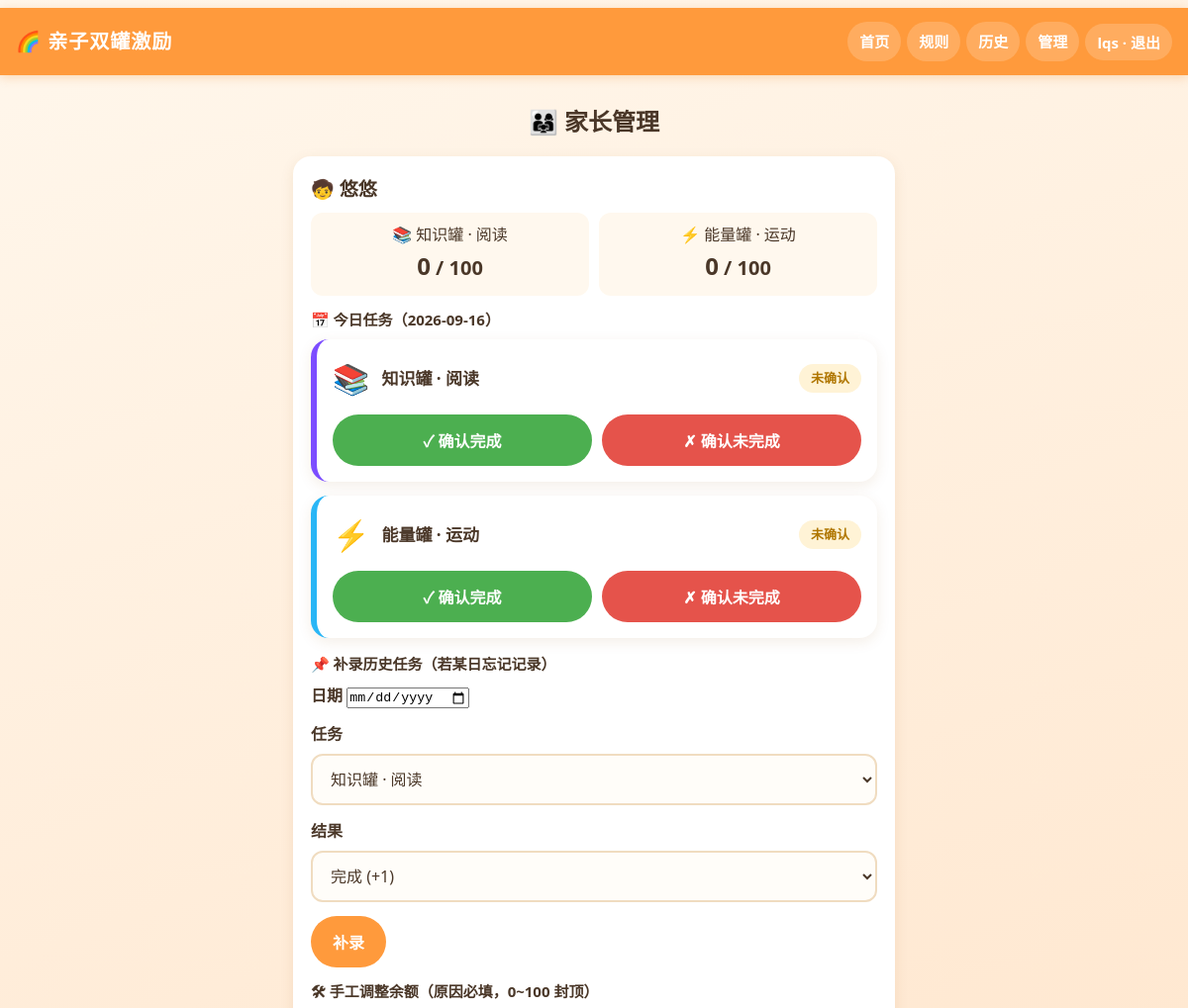
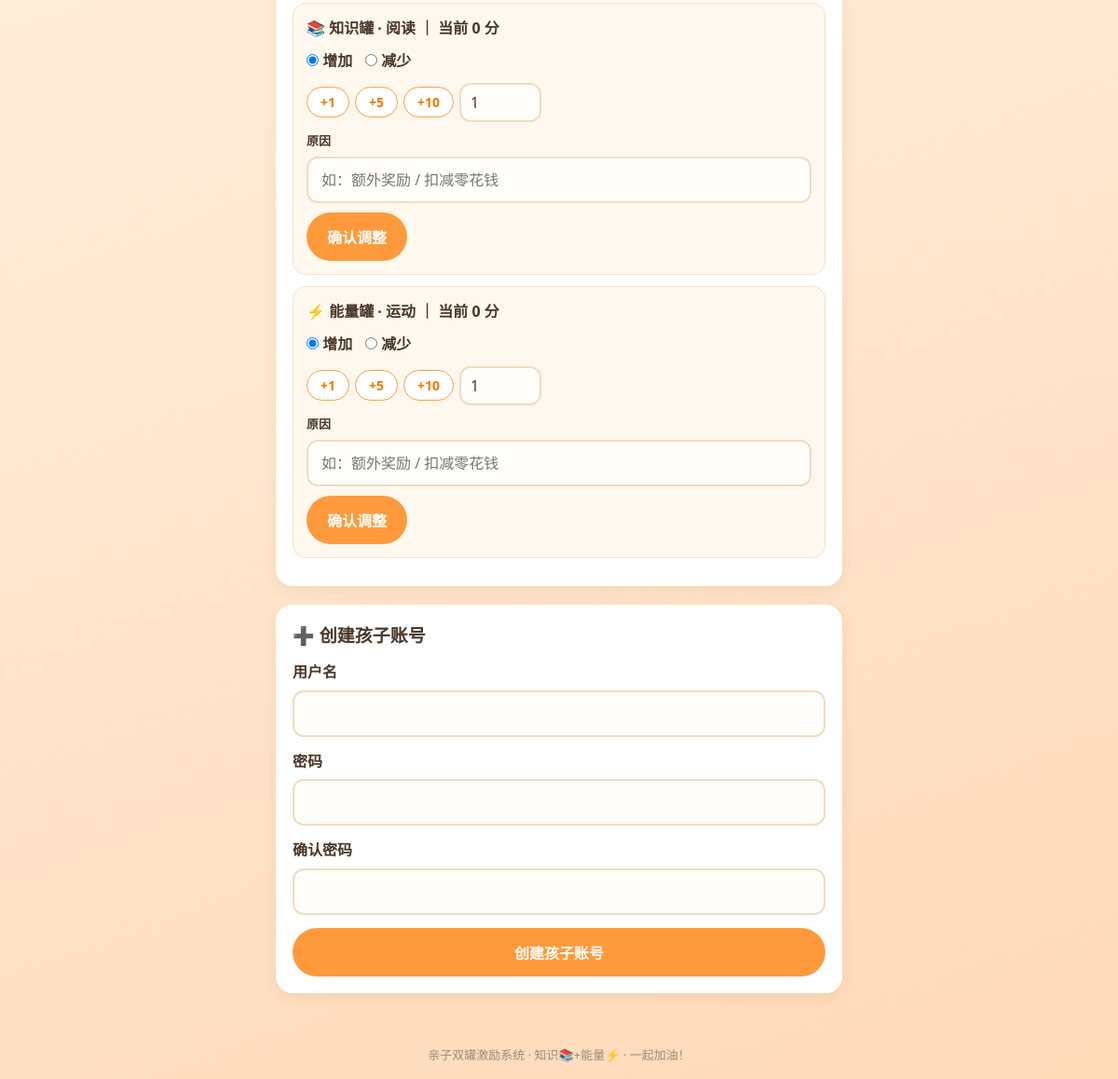
The app's page /parent (signed in) with its own data (2 pictures, top to bottom).
### tables this page shows
CREATE TABLE users (
  id            INTEGER PRIMARY KEY AUTOINCREMENT,
  username      TEXT NOT NULL UNIQUE,
  password_hash TEXT NOT NULL,
  role          TEXT NOT NULL CHECK(role IN ('parent','child')),
  created_at    TEXT NOT NULL DEFAULT (datetime('now','localtime'))
);

CREATE TABLE jars (
  id           INTEGER PRIMARY KEY AUTOINCREMENT,
  user_id      INTEGER NOT NULL REFERENCES users(id),
  jar_type     TEXT NOT NULL CHECK(jar_type IN ('knowledge','energy')),
  balance      INTEGER NOT NULL DEFAULT 0,
  max_balance  INTEGER NOT NULL DEFAULT 100,
  updated_at   TEXT NOT NULL DEFAULT (datetime('now','localtime')),
  UNIQUE(user_id, jar_type)
);

### app.py (the view)
    @app.route("/parent")
    @parent_required
    def parent():
        conn = get_db()
        children = conn.execute(
            "SELECT * FROM users WHERE role='child' ORDER BY id"
        ).fetchall()
        rows = []
        date = today_str()
        for c in children:
            entry = {"child": c, "jars": {}, "tasks": {}}
            for jt in JAR_TYPES:
                entry["jars"][jt] = get_jar(c["id"], jt)
                t = conn.execute(
                    "SELECT * FROM daily_tasks WHERE user_id=? AND task_date=? AND task_type=?",
                    (c["id"], date, jt),
                ).fetchone()
                entry["tasks"][jt] = t
            rows.append(entry)
        return render_template("parent.html", children=children, rows=rows,
                               today=date, task_meta=TASK_META,
                               status_names=STATUS_NAMES, max_balance=MAX_BALANCE)

### app.py (called while the page is built)
def today_str() -> str:
    return datetime.now().strftime("%Y-%m-%d")

def get_jar(uid: int, jar_type: str):
    row = get_db().execute(
        "SELECT * FROM jars WHERE user_id=? AND jar_type=?", (uid, jar_type)
    ).fetchone()
    if row is None:
        return {"user_id": uid, "jar_type": jar_type, "balance": 0,
                "max_balance": MAX_BALANCE}
    return row

def parent_required(f):
    @wraps(f)
    def wrapper(*args, **kwargs):
        if "user_id" not in session or session.get("role") != "parent":
            abort(403)
        return f(*args, **kwargs)
    return wrapper

### database.py (called while the page is built)
def connect_db(db_path=None):
    if db_path is None:
        db_path = current_app.config["DATABASE"]
    conn = sqlite3.connect(db_path)
    conn.row_factory = sqlite3.Row
    conn.execute("PRAGMA foreign_keys = ON")
    return conn

def get_db():
    if "db" not in g:
        g.db = connect_db()
    return g.db

### templates/parent.html (shortened to what this page needs)
{% extends "base.html" %}
{% block content %}
<h1 class="page-title">👨‍👩‍👧 家长管理</h1>
{% for row in rows %}
<section class="child-manage">
  <h2>🧒 {{ row['child']['username'] }}</h2>
  <div class="jars-mini">
    {% for jt in task_meta %}
    <div class="mini">
      <div>{{ task_meta[jt]['emoji'] }} {{ task_meta[jt]['name'] }}</div>
      <div class="n">{{ row['jars'][jt]['balance'] }}<small> / {{ max_balance }}</small></div>
    </div>
    {% endfor %}
  </div>
  <div class="sub-title">📅 今日任务（{{ today }}）</div>
  {% for jt in task_meta %}
  {% set t = row['tasks'][jt] %}
  <div class="task-card task-{{ jt }}">
    <div class="task-line">
      <span class="task-emoji">{{ task_meta[jt]['emoji'] }}</span>
      <div class="task-info">
        <div class="task-title">{{ task_meta[jt]['name'] }}</div>
      </div>
      {% if t %}
        <span class="status-badge status-{{ t['status'] }}">{{ status_names[t['status']] }}</span>
      {% else %}
        <span class="status-badge status-pending">未确认</span>
      {% endif %}
    </div>
    {% if t and t['status'] != 'pending' %}
    <div class="task-note">已确认（{{ status_names[t['status']] }}）。点错可修改当天结果：</div>
    <div class="task-actions">
      <form method="post" action="{{ url_for('task_modify') }}">
        <input type="hidden" name="_csrf" value="{{ session.get('_csrf', '') }}">
        <input type="hidden" name="user_id" value="{{ row['child']['id'] }}">
        <input type="hidden" name="task_type" value="{{ jt }}">
        <input type="hidden" name="to" value="completed">
        <button type="submit" class="btn btn-ok">✓ 改为完成</button>
      </form>
      <form method="post" action="{{ url_for('task_modify') }}"
            data-confirm="确定要把该任务改为「未完成」吗？系统会自动扣减差额。">
        <input type="hidden" name="_csrf" value="{{ session.get('_csrf', '') }}">
        <input type="hidden" name="user_id" value="{{ row['child']['id'] }}">
        <input type="hidden" name="task_type" value="{{ jt }}">
        <input type="hidden" name="to" value="failed">
        <button type="submit" class="btn btn-fail">✗ 改为未完成</button>
      </form>
    </div>
    {% else %}
    <div class="task-actions">
      <form method="post" action="{{ url_for('task_confirm') }}">
        <button type="submit" class="btn btn-ok">✓ 确认完成</button>
      </form>
      <form method="post" action="{{ url_for('task_confirm') }}">
        <button type="submit" class="btn btn-fail">✗ 确认未完成</button>
      </form>
    </div>
    {% endif %}
  </div>
  {% endfor %}
  <div class="sub-title">📌 补录历史任务（若某日忘记记录）</div>
  <form method="post" action="{{ url_for('parent_backfill') }}" class="form backfill-inline">
    <label>日期
      <input type="date" name="task_date" required>
    </label>
    <label>任务
      <select name="task_type">
        {% for jt in task_meta %}
        <option value="{{ jt }}">{{ task_meta[jt]['name'] }}</option>
        {% endfor %}
      </select>
    </label>
    <label>结果
      <select name="result">
        <option value="completed">完成 (+1)</option>
      </select>
    </label>
    <button type="submit" class="btn btn-primary">补录</button>
  </form>
  <div class="sub-title">🛠 手工调整余额（原因必填，0~100 封顶）</div>
  {% for jt in task_meta %}
  <div class="adjust-block">
    <div class="adjust-head">{{ task_meta[jt]['emoji'] }} {{ task_meta[jt]['name'] }} ｜ 当前 {{ row['jars'][jt]['balance'] }} 分</div>
    <form method="post" action="{{ url_for('jar_adjust') }}" class="form adjust-inline">
      <span class="radios">
        <label class="radio-inline"><input type="radio" name="action" value="add" checked> 增加</label>
        <label class="radio-inline"><input type="radio" name="action" value="sub"> 减少</label>
      </span>
      <span class="chips">
        <button type="button" class="chip" data-amount="1">+1</button>
        <button type="button" class="chip" data-amount="5">+5</button>
        <button type="button" class="chip" data-amount="10">+10</button>
        <input type="number" name="amount" class="amt-input" min="1" max="100" value="1" required>
      </span>
      <label class="reason-line">原因
        <input type="text" name="reason" placeholder="如：额外奖励 / 扣减零花钱" required>
      </label>
      <button type="submit" class="btn btn-primary">确认调整</button>
    </form>
  </div>
  {% endfor %}
</section>
{% else %}
<div class="empty-state">
  <div class="empty-emoji">🧸</div>
  <h2>还没有孩子账号</h2>
  <p>先创建一个孩子账号，孩子登录后即可攒分提现。</p>
</div>
{% endfor %}
<section class="create-child">
  <h2>➕ 创建孩子账号</h2>
  <form method="post" action="{{ url_for('create_child') }}" class="form">
    <label>用户名
      <input type="text" name="username" required>
    </label>
    <label>密码
      <input type="password" name="password" required autocomplete="new-password">
    </label>
    <label>确认密码
      <input type="password" name="password2" required autocomplete="new-password">
    </label>
    <button type="submit" class="btn btn-primary btn-block">创建孩子账号</button>
  </form>
</section>
{% endblock %}

### static/style.css (style rules this page uses)
:root { --bg: #fff7ec; --card: #ffffff; --primary: #ff9a3c; --primary-dark: #f07800; --ok: #4caf50; --fail: #e5534b; --text: #4a3728; --muted: #9b8c7c; --radius: 18px; }
* { box-sizing: border-box; margin: 0; padding: 0; }
html, body { max-width: 100%; overflow-x: hidden; }
body { font-family: "PingFang SC", "Hiragino Sans GB", "Microsoft YaHei", system-ui, sans-serif; background: linear-gradient(160deg, #fff7ec 0%, #ffe7cf 60%, #ffd9b8 100%); color: var(--text); font-size: 16px; line-height: 1.6; min-height: 100vh; display: flex; flex-direction: column; }
.page-title { font-size: 24px; margin: 8px 0 16px; text-align: center; }
.btn { display: inline-block; border: none; border-radius: 999px; padding: 14px 22px; min-height: 48px; font-size: 16px; font-weight: 700; cursor: pointer; text-decoration: none; text-align: center; color: #fff; background: var(--primary); font-family: inherit; }
.btn-primary { background: var(--primary); }
.btn-ok { background: var(--ok); }
.btn-fail { background: var(--fail); }
.btn-block { width: 100%; }
.form label { display: block; margin-bottom: 14px; font-weight: 600; }
.form input[type="text"], .form input[type="password"], .form input[type="number"], .form select, .form textarea { width: 100%; padding: 12px 14px; font-size: 16px; border: 2px solid #f0dcc0; border-radius: 12px; margin-top: 6px; background: #fffdf9; color: var(--text); font-family: inherit; }
.task-card { background: var(--card); border-radius: var(--radius); padding: 16px; margin-bottom: 14px; box-shadow: 0 4px 14px rgba(150, 90, 20, 0.10); border-left: 6px solid var(--jar-color, var(--primary)); }
.task-knowledge { --jar-color: #7c4dff; }
.task-energy { --jar-color: #29b6f6; }
.task-line { display: flex; align-items: center; gap: 12px; flex-wrap: wrap; }
.task-emoji { font-size: 30px; }
.task-info { flex: 1; min-width: 0; }
.task-title { font-weight: 800; font-size: 17px; }
.status-badge { display: inline-block; padding: 4px 12px; border-radius: 999px; font-size: 13px; font-weight: 700; white-space: nowrap; }
.status-pending { background: #fff3d6; color: #b07600; }
.task-actions { display: flex; gap: 10px; margin-top: 12px; }
.task-actions form { flex: 1; }
.task-actions .btn { width: 100%; }
.child-manage { background: var(--card); border-radius: var(--radius); padding: 18px; margin-bottom: 20px; box-shadow: 0 4px 14px rgba(150, 90, 20, 0.10); }
.child-manage h2 { font-size: 19px; margin-bottom: 4px; }
.jars-mini { display: flex; gap: 10px; margin: 8px 0; flex-wrap: wrap; }
.jars-mini .mini { flex: 1; min-width: 120px; background: #fff8ee; border-radius: 12px; padding: 10px; text-align: center; }
.mini .n { font-size: 24px; font-weight: 800; }
.sub-title { font-weight: 700; margin: 12px 0 8px; font-size: 15px; }
.adjust-block { background: #fff8ee; border: 1px solid #f4e3c8; border-radius: 14px; padding: 14px; margin-bottom: 12px; }
.adjust-head { font-weight: 700; margin-bottom: 10px; }
.adjust-inline .radios { display: inline-flex; gap: 14px; margin-bottom: 10px; }
.radio-inline { display: inline-flex; align-items: center; gap: 4px; margin: 0 !important; }
.adjust-inline .chips { display: flex; align-items: center; gap: 6px; flex-wrap: wrap; margin-bottom: 10px; }
.chip { border: 1px solid var(--primary); background: #fff; color: var(--primary-dark); border-radius: 999px; padding: 6px 14px; font-size: 14px; font-weight: 700; cursor: pointer; font-family: inherit; }
.amt-input { width: 88px !important; flex: none !important; margin-top: 0 !important; padding: 8px 10px !important; }
.reason-line { margin-bottom: 10px !important; font-size: 13px; }
.reason-line input { margin-top: 4px; }
.create-child { background: var(--card); border-radius: var(--radius); padding: 18px; box-shadow: 0 4px 14px rgba(150, 90, 20, 0.10); }
.create-child h2 { font-size: 19px; margin-bottom: 12px; }
@media (min-width: 768px) { body { padding-top: 8px; } }

### records on screen
users: child.username "悠悠"
jars: balance "0", balance "0"
jars: balance "0", balance "0"

### other values on screen
{{ session.get('username', '') }} "lqs"
{{ task_meta[jt]['emoji'] }} "📚" "⚡"
{{ task_meta[jt]['name'] }} "知识罐 · 阅读" "能量罐 · 运动"
{{ max_balance }} "100" "100"
{{ today }} "2026-09-16"
form field task_type "知识罐 · 阅读"
